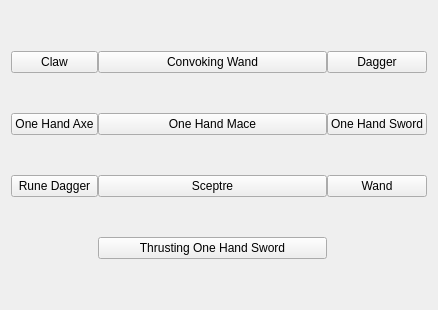
<?xml version="1.0" encoding="UTF-8"?>
<ui version="4.0">
    <class>one_hand_weapon_types</class>
    <widget class="QWidget" name="one_hand_weapon_types">
        <property name="geometry">
            <rect>
                <x>0</x>
                <y>0</y>
                <width>438</width>
                <height>310</height>
            </rect>
        </property>
        <property name="minimumSize">
            <size>
                <width>438</width>
                <height>310</height>
            </size>
        </property>
        <property name="windowTitle">
            <string>Form</string>
        </property>
        <layout class="QVBoxLayout" name="verticalLayout">
            <item>
                <widget class="QWidget" name="one_hand_weapon_types_container" native="true">
                    <layout class="QGridLayout" name="gridLayout">
                        <property name="leftMargin">
                            <number>0</number>
                        </property>
                        <property name="topMargin">
                            <number>0</number>
                        </property>
                        <property name="rightMargin">
                            <number>0</number>
                        </property>
                        <property name="bottomMargin">
                            <number>0</number>
                        </property>
                        <property name="spacing">
                            <number>0</number>
                        </property>
                        <item row="0" column="0">
                            <widget class="QPushButton" name="claw_btn">
                                <property name="text">
                                    <string>Claw</string>
                                </property>
                                <attribute name="buttonGroup">
                                    <string notr="true">one_hand_weapon_types_btn_group</string>
                                </attribute>
                            </widget>
                        </item>
                        <item row="0" column="1">
                            <widget class="QPushButton" name="weapon_can_roll_minion_modifiers_btn">
                                <property name="text">
                                    <string>Convoking Wand</string>
                                </property>
                                <attribute name="buttonGroup">
                                    <string notr="true">one_hand_weapon_types_btn_group</string>
                                </attribute>
                            </widget>
                        </item>
                        <item row="1" column="2">
                            <widget class="QPushButton" name="one_hand_weapon_sword_btn">
                                <property name="text">
                                    <string>One Hand Sword</string>
                                </property>
                                <attribute name="buttonGroup">
                                    <string notr="true">one_hand_weapon_types_btn_group</string>
                                </attribute>
                            </widget>
                        </item>
                        <item row="1" column="0">
                            <widget class="QPushButton" name="one_hand_weapon_axe_btn">
                                <property name="text">
                                    <string>One Hand Axe</string>
                                </property>
                                <attribute name="buttonGroup">
                                    <string notr="true">one_hand_weapon_types_btn_group</string>
                                </attribute>
                            </widget>
                        </item>
                        <item row="1" column="1">
                            <widget class="QPushButton" name="one_hand_weapon_mace_btn">
                                <property name="text">
                                    <string>One Hand Mace</string>
                                </property>
                                <attribute name="buttonGroup">
                                    <string notr="true">one_hand_weapon_types_btn_group</string>
                                </attribute>
                            </widget>
                        </item>
                        <item row="2" column="0">
                            <widget class="QPushButton" name="one_hand_weapon_dagger_btn">
                                <property name="text">
                                    <string>Rune Dagger</string>
                                </property>
                                <attribute name="buttonGroup">
                                    <string notr="true">one_hand_weapon_types_btn_group</string>
                                </attribute>
                            </widget>
                        </item>
                        <item row="2" column="1">
                            <widget class="QPushButton" name="one_hand_weapon_sceptre_btn">
                                <property name="text">
                                    <string>Sceptre</string>
                                </property>
                                <attribute name="buttonGroup">
                                    <string notr="true">one_hand_weapon_types_btn_group</string>
                                </attribute>
                            </widget>
                        </item>
                        <item row="2" column="2">
                            <widget class="QPushButton" name="one_hand_weapon_wand_btn">
                                <property name="text">
                                    <string>Wand</string>
                                </property>
                                <attribute name="buttonGroup">
                                    <string notr="true">one_hand_weapon_types_btn_group</string>
                                </attribute>
                            </widget>
                        </item>
                        <item row="0" column="2">
                            <widget class="QPushButton" name="attack_dagger_btn">
                                <property name="text">
                                    <string>Dagger</string>
                                </property>
                                <attribute name="buttonGroup">
                                    <string notr="true">one_hand_weapon_types_btn_group</string>
                                </attribute>
                            </widget>
                        </item>
                        <item row="3" column="1">
                            <widget class="QPushButton" name="one_hand_weapon_rapier_btn">
                                <property name="sizePolicy">
                                    <sizepolicy hsizetype="MinimumExpanding" vsizetype="Maximum">
                                        <horstretch>0</horstretch>
                                        <verstretch>0</verstretch>
                                    </sizepolicy>
                                </property>
                                <property name="text">
                                    <string>Thrusting One Hand Sword</string>
                                </property>
                                <attribute name="buttonGroup">
                                    <string notr="true">one_hand_weapon_types_btn_group</string>
                                </attribute>
                            </widget>
                        </item>
                    </layout>
                </widget>
            </item>
        </layout>
    </widget>
    <resources/>
    <connections/>
    <buttongroups>
        <buttongroup name="one_hand_weapon_types_btn_group"/>
    </buttongroups>
</ui>
